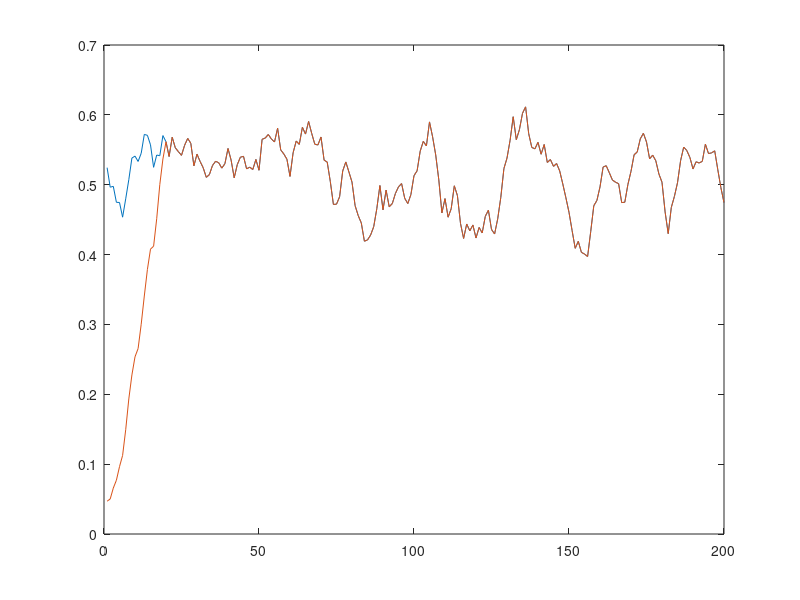

This chart was generated by the following MATLAB code:
a=rand(1,8192);
h=0.05*[ones(1,20), zeros(1,8192-20)];
tic
y1=ifft(fft(a).*fft(h));
toc;
tic
y2=conv(a,h);
toc
plot((1:200),real(y1(1:200)),(1:200),y2(1:200))